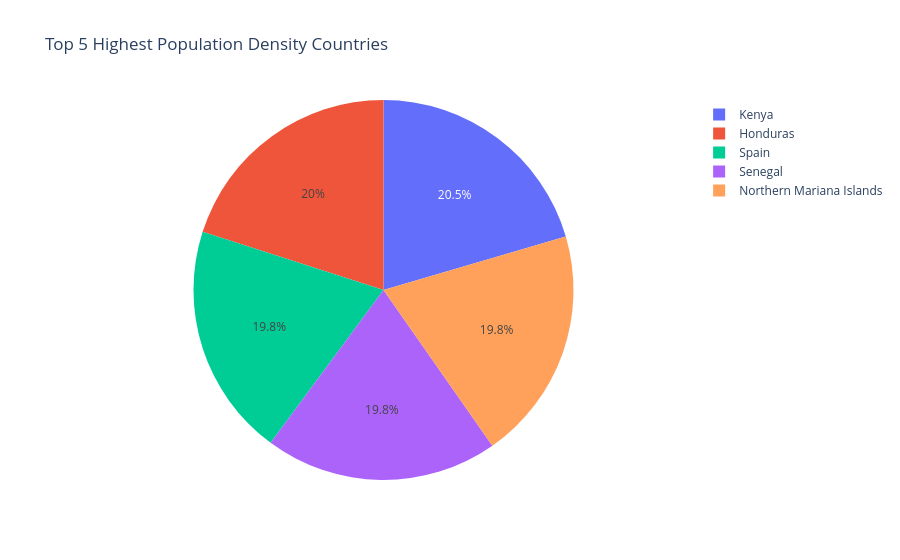

The notebook cell saved with this chart:
### Code cell
top5_density = df.sort_values(by="Density (P/Km²)", ascending=False).head(5)

fig = px.pie(
    top5_density,
    values="Density (P/Km²)",
    names="Country",
    title="Top 5 Highest Population Density Countries"
)

fig.show()

### Figure 1 — Plotly figure (JSON) as saved in the notebook; plotly's stock layout.template omitted (floating-point values rounded to 4 significant figures)
{"data": [{"domain": {"x": [0, 1], "y": [0, 1]}, "hovertemplate": "Country=%{label}<br>Density (P/Km²)=%{value}<extra></extra>", "labels": ["Kenya", "Honduras", "Spain", "Senegal", "Northern Mariana Islands"], "legendgroup": "", "name": "", "showlegend": true, "type": "pie", "values": ["99", "97", "96", "96", "96"]}], "layout": {"legend": {"tracegroupgap": 0}, "title": {"text": "Top 5 Highest Population Density Countries"}}}
